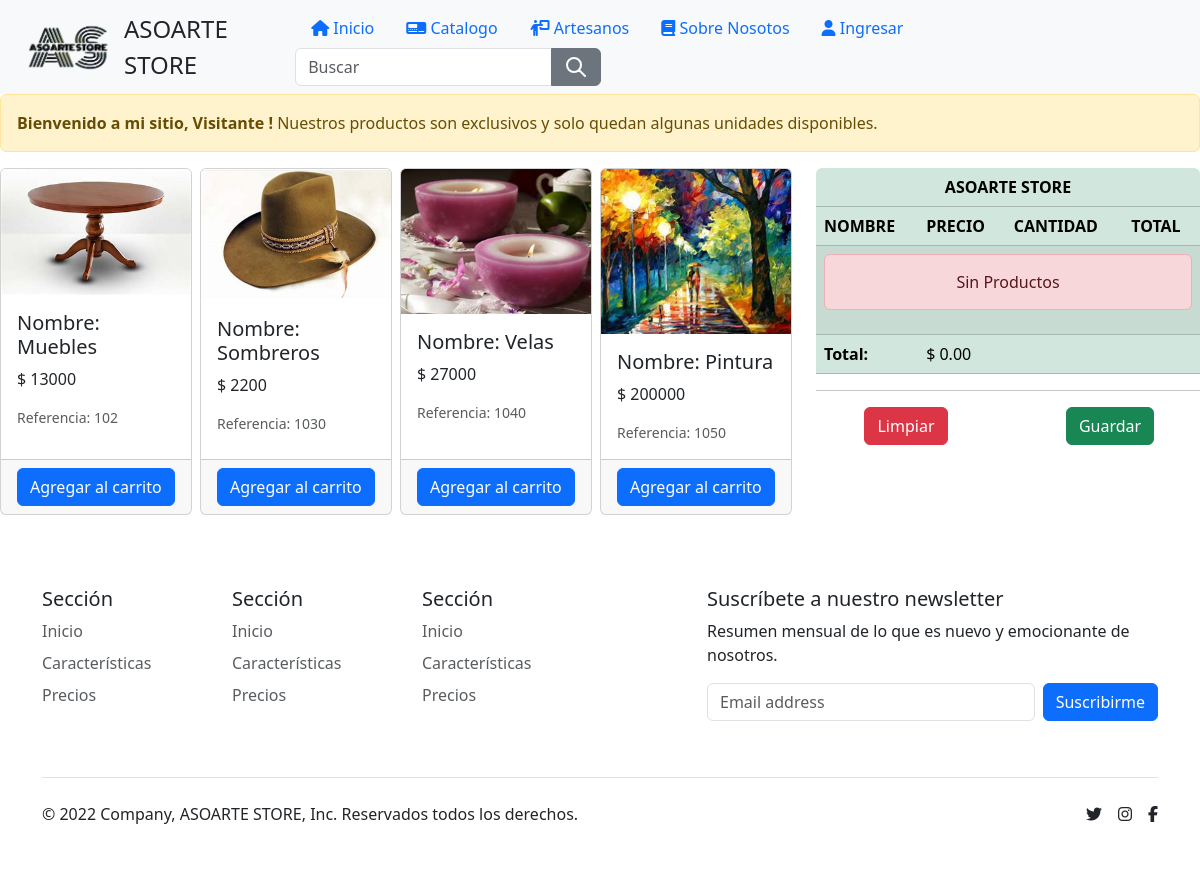
Page /productos/ on the earlier database version.
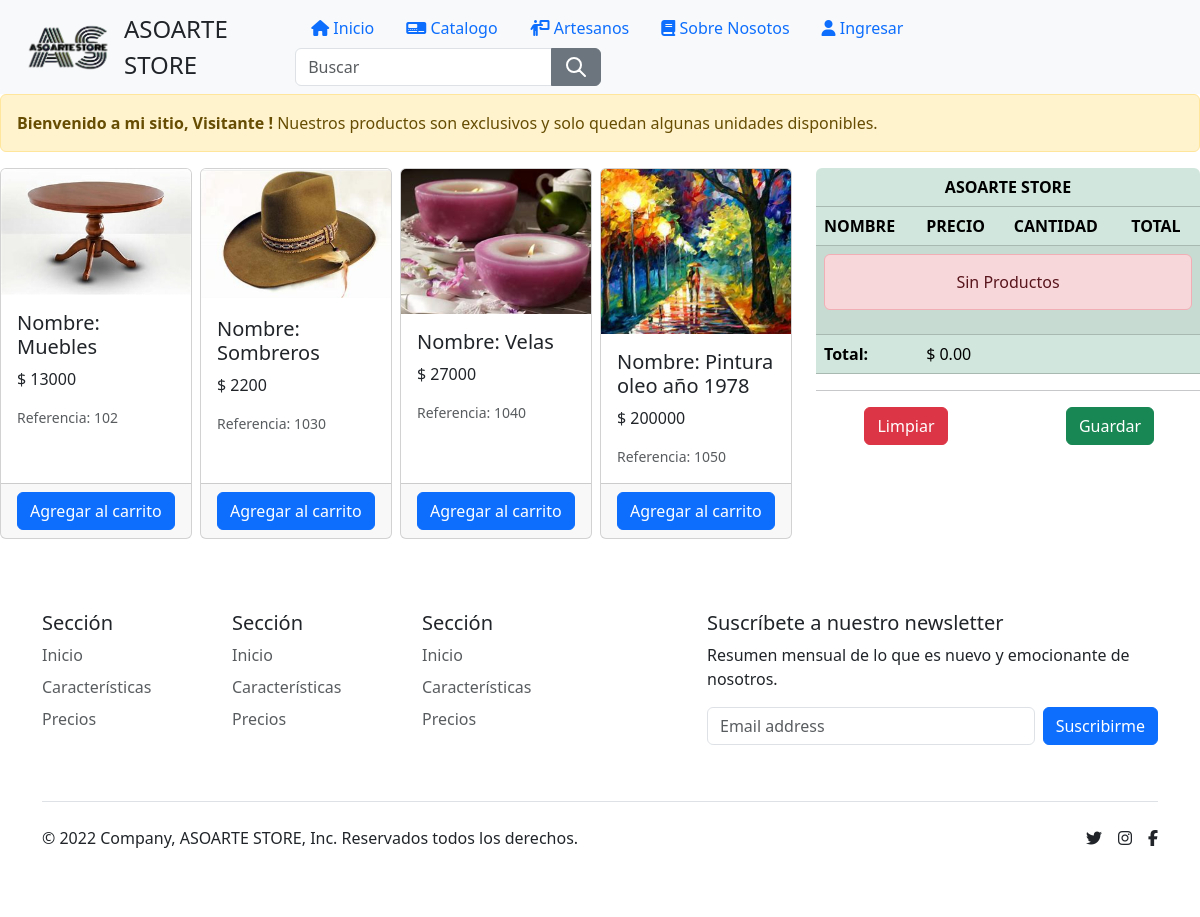
Same page on the later database version.
### productos/models.py (models this page shows, shortened)
class Producto(models.Model):
    cod_prod = models.IntegerField(primary_key=True)
    nombre = models.CharField(max_length=30, blank=True, null=True)
    imagen = models.ImageField(upload_to="productos", null=True)
    cantidad = models.IntegerField(blank=True)
    valor_compra = models.IntegerField(blank=True, null=True)
    valor_venta = models.IntegerField(blank=True, null=True)
    fecha_actualiza = models.DateTimeField()

### productos/views.py (the view)
# urls.py: path('', tienda, name="Tienda"),
def tienda(request):
    productos = Producto.objects.all()
    return render(request, "productos/tienda.html", {'productos':productos})

### productos/context_processor.py (called while the page is built)
def total_carrito(request):
    total = 0
    if "carrito" in request.session.keys():
        for key, value in request.session["carrito"].items():
            total += int(value["acumulado"])
    return {"total_carrito": total}

### templates/productos/tienda.html
{% extends 'partials/body.html' %}
{% block contenido %}
<div class="alert alert-warning alert-dismissible fade show" role="alert">
    <strong>Bienvenido a mi sitio, {% if user.is_authenticated %} {{ user.username }}
    {% else %}
      Visitante
    {% endif %}!</strong> Nuestros productos son exclusivos y solo quedan algunas unidades disponibles.
  </div>
<div class="row justify-content-start">
    <div class="col-8">
<div class="row row-cols-2 row-cols-md-4 g-2">
    {% for producto in productos %}
    <div class="col">
      <div class="card h-100" >
        <img src="{{producto.imagen.url}}" class="card-img-top" alt="{{producto.nombre}}">
        <div class="card-body">
          <h5 class="card-title">Nombre: {{producto.nombre}}</h5>
          <p class="card-text">$ {{producto.valor_venta}}</p>
          <small class="text-muted">Referencia: {{producto.cod_prod}}</small>
        </div>
        <div class="card-footer">
            <a href="{% url 'Add' producto.cod_prod %}" class="btn btn-primary">Agregar al carrito</a>
        </div>
    </div>
</div>
    {% endfor %}
</div>
</div>
<div class="col-4">
    {% include "productos/carrito.html" %}
</div>
</div>
{% endblock contenido %}

### templates/partials/body.html (shortened to what this page needs)
{% load static %}
{% load bootstrap5 %}
{% bootstrap_css %}
<!DOCTYPE html>
<html>
    <head>
    </head>
    <body class"text-muted">
      <nav class=" text-muted navbar navbar-expand-lg navbar-light bg-light">
        <div class="container-fluid">
              <a href="/" class="d-flex align-items-center mb-3 mb-md-0 me-md-auto text-dark text-decoration-none">
                <img src="{% static 'img/logo.png' %}" alt="" width="112" class="d-inline-block align-text-top">
                <span class="fs-4">ASOARTE STORE</span>
              </a>
              <ul class="nav">
                <li class="nav-item"><a href="{% url 'inicio' %}" class="nav-link active" aria-current="page"><i class="fa-solid fa-home"></i> Inicio</a></li>
                <li class="nav-item"><a href="{% url 'Tienda' %}" class="nav-link"><i class="fa-solid fa-tachograph-digital"></i> Catalogo</a></li>
                <li class="nav-item"><a href="#" class="nav-link"><i class="fa-solid fa-person-chalkboard"></i> Artesanos</a></li>
                <li class="nav-item"><a href="{% url 'Somos' %}" class="nav-link"><i class="fa-solid fa-book"></i> Sobre Nosotos</a></li>
                {% if user.is_authenticated %}
                <li class="nav-item"><a href="{% url 'logout' %}" class="nav-link"><i class="fa-solid fa-right-from-bracket"></i> Salir</a>
                  {% else %}
                  <li class="nav-item"><a href="{% url 'login' %}" class="nav-link"><i class="fa-solid fa-user"></i> Ingresar</a>
                {% endif %}
                 <li>
                  <div class="input-group">
                    <input class="form-control" type="search" placeholder="Buscar" aria-label="Buscar">
                    <button class="btn btn-secondary" type="submit">
                      <svg xmlns="http://www.w3.org/2000/svg" fill="none" viewBox="0 0 24 24" stroke="currentColor" style="width: 24px;height: 24px" data-config-id="auto-svg-2-2">
                        <path stroke-linecap="round" stroke-linejoin="round" stroke-width="2" d="M21 21l-6-6m2-5a7 7 0 11-14 0 7 7 0 0114 0z"></path>
                      </svg>
                    </button>
                  </div>
                </li>
                </ul>
              </div>
            </nav>
          <div>
            {% block contenido %}
            {% endblock %}
          </div>
      </body>
<br>
<div class="container">
<footer class="py-5">
  <div class="row">
  <div class="col-6 col-md-2 mb-3">
  <h5>Sección</h5>
  <ul class="nav flex-column">
  <li class="nav-item mb-2"><a href="#" class="nav-link p-0 text-muted">Inicio</a></li>
  <li class="nav-item mb-2"><a href="#" class="nav-link p-0 text-muted">Características</a></li>
  <li class="nav-item mb-2"><a href="#" class="nav-link p-0 text-muted">Precios</a></li>
  </ul>
  </div>
  <div class="col-6 col-md-2 mb-3">
  <h5>Sección</h5>
  <ul class="nav flex-column">
  <li class="nav-item mb-2"><a href="#" class="nav-link p-0 text-muted">Inicio</a></li>
  <li class="nav-item mb-2"><a href="#" class="nav-link p-0 text-muted">Características</a></li>
  <li class="nav-item mb-2"><a href="#" class="nav-link p-0 text-muted">Precios</a></li>
  </ul>
  </div>
  <div class="col-6 col-md-2 mb-3">
  <h5>Sección</h5>
  <ul class="nav flex-column">
  <li class="nav-item mb-2"><a href="#" class="nav-link p-0 text-muted">Inicio</a></li>
  <li class="nav-item mb-2"><a href="#" class="nav-link p-0 text-muted">Características</a></li>
  <li class="nav-item mb-2"><a href="#" class="nav-link p-0 text-muted">Precios</a></li>
  </ul>
  </div>
  <div class="col-md-5 offset-md-1 mb-3">
  <form>
  <h5>Suscríbete a nuestro newsletter</h5>
  <p>Resumen mensual de lo que es nuevo y emocionante de nosotros.</p>
  <div class="d-flex flex-column flex-sm-row w-100 gap-2">
  <input id="newsletter1" type="text" class="form-control" placeholder="Email address">
  <button class="btn btn-primary" type="button">Suscribirme</button>
  </div>
  </form>
  </div>
  </div>
  <div class="d-flex flex-column flex-sm-row justify-content-between py-4 my-4 border-top">
  <p>© 2022 Company, ASOARTE STORE, Inc. Reservados todos los derechos.</p>
  <ul class="list-unstyled d-flex">
  <li class="ms-3"><a class="link-dark" href="#"><i class="fa fa-twitter" aria-hidden="true"></i><use xlink:href="#twitter"></use></svg></a></li>
  <li class="ms-3"><a class="link-dark" href="http://www.w3.org/2000/svg"><i class="fa fa-instagram" aria-hidden="true"></i><use xlink:href="#instagram"></use></svg></a></li>
  <li class="ms-3"><a class="link-dark" href="#"><i class="fa fa-facebook"></i><use xlink:href="#facebook"></use></svg></a></li>
  </ul>
  </div>
  </footer>
</div>
</html>

### templates/productos/carrito.html
<div class=" rounded  table-responsive" role="alert">
    <table class="table table-success table-striped">
      <thead>
        <tr>
          <th scope="row" colspan="4" class="text-center">ASOARTE STORE</th>
        </tr>
        <tr>
          <th scope="col">NOMBRE</th>
          <th scope="col">PRECIO</th>
          <th scope="col">CANTIDAD</th>
          <th scope="col">TOTAL</th>
        </tr>
      </thead>
      <tbody>
      {% if request.session.carrito.items %}
      {% for key, value in request.session.carrito.items %}
        <tr>
          <td>{{value.nombre}}</td>
          <td>${{value.valor}}</td>
          <td>{{value.cantidad}}</td>
          <td>${{value.acumulado}}
            <a href="{% url 'Add' value.producto_id %}" class="badge btn btn-dark badge-dark">+</a>
            <a href="{% url 'Sub' value.producto_id %}" class="badge btn btn-dark badge-dark">-</a>
          </td>
        </tr>
      {% endfor %}
      {% else %}
      <tr>
          <td colspan="4">
              <div class="alert alert-danger text-center"> Sin Productos </div>
          </td>
      </tr>
      {% endif %}
        <tr>
          <th scope="row">Total:</th>
          <td colspan="4">$ {{ total_carrito|floatformat:2 }}</td>
        </tr>
      </tbody>
    </table>
    <hr>
    </div>
    <div class="row text-center">
        <div class="col-6"><a href="{% url 'CLS' %}" class="btn btn-danger">Limpiar</a></div>
        <div class="col-6"><a href="{% url 'factura' %}" class="btn btn-success">Guardar</a></div>
    </div>

Differences in the rows shown:
changed Producto id 1050: nombre "Pintura" → "Pintura oleo año 1978"
